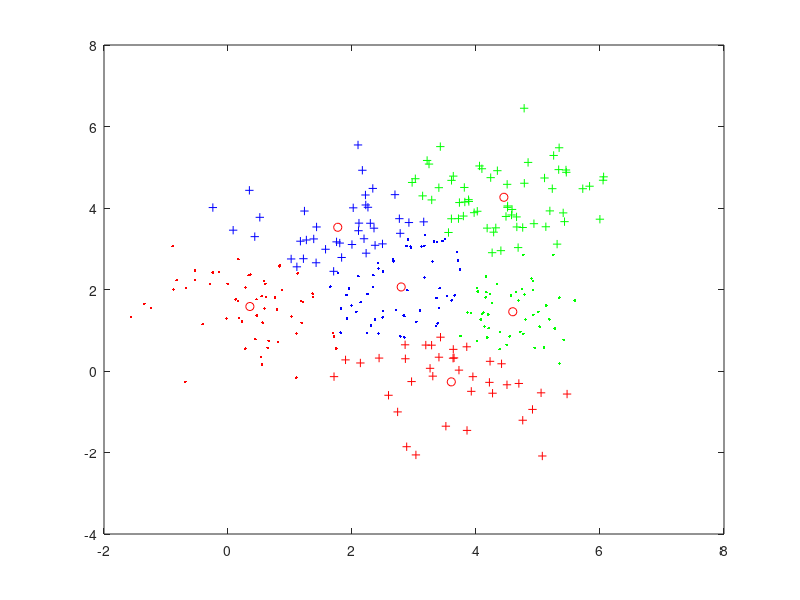

Write MATLAB code to recreate this figure.
% k-means clustering; 

clear; 
% close all; clc; 

% change the value to 0 to run just kmeans without comparing to brute force
% method; 
iscomparebruteforce = 0; 

%%%%%%%%%%%%%%%%%%%%%%%%%%%%%%%%%%%%%%%%%%%%%%%%%%%%%%%%%%%%%%%%%%%%%%%%%%
%% k-means algorithm; 
% greed algorithm trying to minimize the objective function; 
%
dim = 2; % dimension of the data points; 
% change to larger number of data points and cno = 3 after comparison with brute force
% method
if (iscomparebruteforce == 1)
    m = 6; % number of data points; 
    % fix the seed of the random number generator, so each time generate
    % the same random points; 
    randn('seed', 1); 
    x = [...
        randn(dim, m) + repmat([4,1]', 1, m), ...
        randn(dim, m) + repmat([4,4]', 1, m), ...
        randn(dim, m) + repmat([1,2]', 1, m)]; 
    
    % number of clusters; 
    cno = 2; 
else
    m = 100; % number of data points; 
    % fix the seed of the random number generator, so each time generate
    % the same random points; 
    randn('seed', 1);     
    x = [...
        randn(dim, m) + repmat([4,1]', 1, m), ...
        randn(dim, m) + repmat([4,4]', 1, m), ...
        randn(dim, m) + repmat([1,2]', 1, m)]; 
    
    % number of clusters; 
    cno = 6;     
end
m = size(x, 2); 

%%
% randomly initialize the cluster center; since the seed for function rand
% is not fixed, every time it is a different matrix; 
rand('seed', sum(clock));
c = 6*rand(dim, cno); 
c_old = c + 10; 

figure; 
i = 1; 
% check whether the cluster centers still change; 
tic
while (norm(c - c_old, 'fro') > 1e-6)
    fprintf(1, '--iteration %d \n', i);
    
    % record previous c; 
    c_old = c; 
    
    % assign data points to current cluster; 
    for j = 1:m % loop through data points; 
        tmp_distance = zeros(1, cno); 
        for k = 1:cno % through centers; 
            tmp_distance(k) = sum((x(:,j) - c(:,k)).^2); % norm(x(:,j) - c(:,k)); 
        end
        [~,k_star] = min(tmp_distance); % ~ ignores the first argument; 
        P(j, :) = zeros(1, cno); 
        P(j, k_star) = 1; 
    end
        
    % adjust the cluster centers according to current assignment;     
    cstr = {'r.', 'b.', 'g.', 'r+', 'b+', 'g+'};
    obj = 0; 
    for k = 1:cno
        idx = find(P(:,k)>0); 
        nopoints = length(idx);  
        if (nopoints == 0) 
            % a cener has never been assigned a data point; 
            % re-initialize the center; 
            c(:,k) = rand(dim,1);  
        else
            % equivalent to sum(x(:,idx), 2) ./ nopoints;            
            c(:,k) = x * P(:,k) ./ nopoints;         
            plot(x(1,idx),x(2,idx), cstr{k});             
            hold on;
        end
        obj = obj + sum(sum((x(:,idx) - repmat(c(:,k), 1, nopoints)).^2)); 
    end
    
    plot(c(1,:),c(2,:), 'ro'); 
    hold off; 
    drawnow;
    
    M(i) = getframe(gcf);
    pause(1)
    
    i = i + 1;     
end   
toc 
% kmeans will be much faster than brute force enumeration, even after we
% have the additional pause 1 second and visualization in the codes; 

% run it several times and you will see that objective function is
% different; 
obj

% play movie; 
% movie(M, 10);
% save movie to avi files; 
% movie2avi(M, 'M.avi'); 

%%%%%%%%%%%%%%%%%%%%%%%%%%%%%%%%%%%%%%%%%%%%%%%%%%%%%%%%%%%%%%%%%%%%%%%%%%
%% enumerating all possibilities is computational intensive; 
% we can only work with a small number data points; 
%
if (iscomparebruteforce == 1)
    
    % enumerate all possibility; 
    best_obj = 1e7; 
    result = []; 
    tic
    for i = 1:(m-1)
        fprintf(1, '-- case %d\n', i); 
        partition1 = nchoosek((1:m), i); 
        for j = 1:size(partition1, 1)
            obj = 0; 
            group1_idx = partition1(j,:); 
            center1 = sum(x(:,group1_idx), 2) ./ length(group1_idx); 

            obj = obj + sum(sum((x(:,group1_idx) - repmat(center1, 1, length(group1_idx))).^2)); 
            % equivalent: 
    %         for l = 1:length(group1_idx)
    %             obj = obj + sum((x(:,group1_idx(l)) - center1).^2); 
    %         end

            group2_idx = setdiff((1:m), group1_idx); 
            center2 = sum(x(:,group2_idx), 2) ./ length(group2_idx); 
            for l = 1:length(group2_idx)
                obj = obj + sum((x(:,group2_idx(l)) - center2).^2); 
            end    

            if (obj < best_obj)
                result = group1_idx; 
                best_obj = obj; 
            end
        end
    end
    toc
    % look at the objective function; the objective function of brute force
    % enumerate is smaller! kmeans only find a local minimum in this case; 
    best_obj

end

%%
ra = randn(m, 1); 
idx1 = find(ra > 0); 
idx2 = setdiff((1:m)', idx1); 

center1 = mean(x(:,idx1),2); 
center2 = mean(x(:,idx2),2); 

newobj = sum(sum((x(:,idx1) - repmat(center1, 1, length(idx1))).^2)) + ...
    sum(sum((x(:,idx2) - repmat(center2, 1, length(idx2))).^2)); 

newobj


